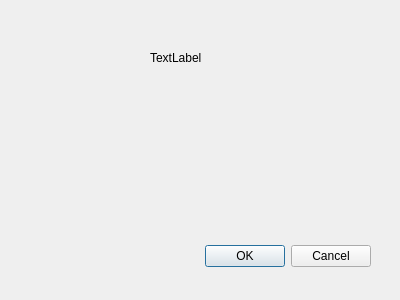
<?xml version="1.0" encoding="UTF-8"?>
<ui version="4.0">
 <class>Dialog</class>
 <widget class="QDialog" name="Dialog">
  <property name="geometry">
   <rect>
    <x>0</x>
    <y>0</y>
    <width>400</width>
    <height>300</height>
   </rect>
  </property>
  <property name="windowTitle">
   <string>Dialog</string>
  </property>
  <widget class="QDialogButtonBox" name="buttonBox">
   <property name="geometry">
    <rect>
     <x>30</x>
     <y>240</y>
     <width>341</width>
     <height>32</height>
    </rect>
   </property>
   <property name="orientation">
    <enum>Qt::Horizontal</enum>
   </property>
   <property name="standardButtons">
    <set>QDialogButtonBox::Cancel|QDialogButtonBox::Ok</set>
   </property>
  </widget>
  <widget class="QLabel" name="label">
   <property name="geometry">
    <rect>
     <x>150</x>
     <y>50</y>
     <width>55</width>
     <height>16</height>
    </rect>
   </property>
   <property name="text">
    <string>TextLabel</string>
   </property>
  </widget>
 </widget>
 <resources/>
 <connections>
  <connection>
   <sender>buttonBox</sender>
   <signal>accepted()</signal>
   <receiver>Dialog</receiver>
   <slot>accept()</slot>
   <hints>
    <hint type="sourcelabel">
     <x>248</x>
     <y>254</y>
    </hint>
    <hint type="destinationlabel">
     <x>157</x>
     <y>274</y>
    </hint>
   </hints>
  </connection>
  <connection>
   <sender>buttonBox</sender>
   <signal>rejected()</signal>
   <receiver>Dialog</receiver>
   <slot>reject()</slot>
   <hints>
    <hint type="sourcelabel">
     <x>316</x>
     <y>260</y>
    </hint>
    <hint type="destinationlabel">
     <x>286</x>
     <y>274</y>
    </hint>
   </hints>
  </connection>
 </connections>
</ui>
